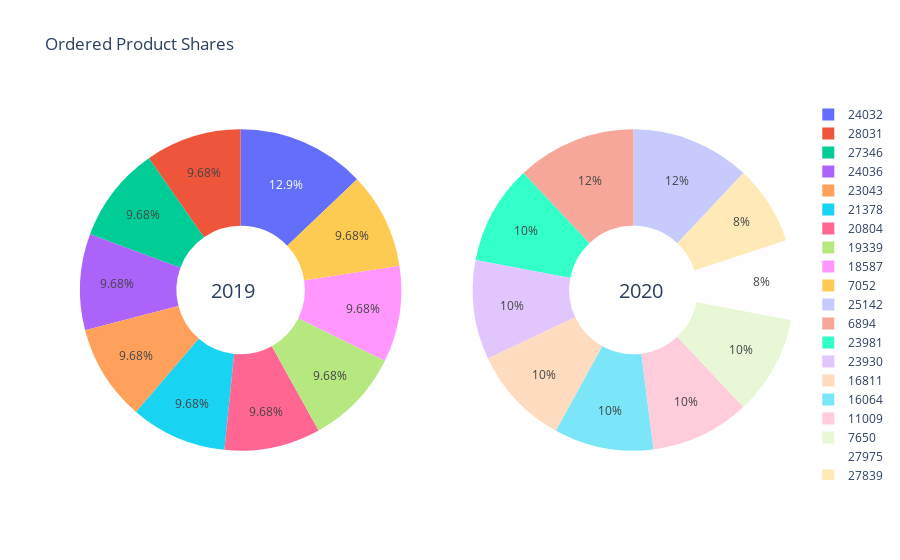

Notebook cell for this chart:
### Code cell
from plotly.subplots import make_subplots
import plotly.graph_objects as go

fig = make_subplots(rows=1, cols=2, specs=[[{'type':'domain'}, {'type':'domain'}]])

fig.add_trace(go.Pie(labels = top_10_2019['product_id'], values= top_10_2019['total_product'], name = 2019),
              row=1, col=1)

fig.add_trace(go.Pie(labels = top_10_2020['product_id'], values= top_10_2020['total_product'], name = 2020),
              row=1, col=2)

fig.update_traces(hole = .4, hoverinfo = "label+percent+name")

fig.update_layout(title = "Ordered Product Shares",
                  annotations = [
                    dict(text='2019', x=0.18, y=0.5, font_size=20, showarrow=False),
                    dict(text='2020', x=0.82, y=0.5, font_size=20, showarrow=False)
                  ])

fig.show()

### Figure 1 — Plotly figure (JSON) as saved in the notebook; plotly's stock layout.template omitted (floating-point values rounded to 4 significant figures)
{"data": [{"domain": {"x": [0, 0.45], "y": [0, 1]}, "hole": 0.4, "hoverinfo": "label+percent+name", "labels": [24032, 28031, 27346, 24036, 23043, 21378, 20804, 19339, 18587, 7052], "name": "2019", "type": "pie", "values": [4, 3, 3, 3, 3, 3, 3, 3, 3, 3]}, {"domain": {"x": [0.55, 1], "y": [0, 1]}, "hole": 0.4, "hoverinfo": "label+percent+name", "labels": [25142, 6894, 23981, 23930, 16811, 16064, 11009, 7650, 27975, 27839], "name": "2020", "type": "pie", "values": [6, 6, 5, 5, 5, 5, 5, 5, 4, 4]}], "layout": {"annotations": [{"font": {"size": 20}, "showarrow": false, "text": "2019", "x": 0.18, "y": 0.5}, {"font": {"size": 20}, "showarrow": false, "text": "2020", "x": 0.82, "y": 0.5}], "title": {"text": "Ordered Product Shares"}}}
